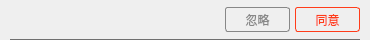
<?xml version="1.0" encoding="UTF-8"?>
<ui version="4.0">
 <class>UpDownWidget</class>
 <widget class="QWidget" name="UpDownWidget">
  <property name="geometry">
   <rect>
    <x>0</x>
    <y>0</y>
    <width>370</width>
    <height>40</height>
   </rect>
  </property>
  <property name="windowTitle">
   <string>Form</string>
  </property>
  <layout class="QGridLayout" name="gridLayout">
   <property name="leftMargin">
    <number>10</number>
   </property>
   <property name="topMargin">
    <number>0</number>
   </property>
   <property name="rightMargin">
    <number>10</number>
   </property>
   <property name="bottomMargin">
    <number>0</number>
   </property>
   <property name="spacing">
    <number>0</number>
   </property>
   <item row="0" column="0">
    <widget class="QWidget" name="WidgetMain" native="true">
     <property name="styleSheet">
      <string notr="true">QWidget#WidgetMain
{
background: transparent;
border-left:0px;
border-top:0px;
border-right:0px;
border-bottom:1px solid rgb(111,111,111);
}
</string>
     </property>
     <layout class="QHBoxLayout" name="horizontalLayout">
      <property name="spacing">
       <number>5</number>
      </property>
      <property name="leftMargin">
       <number>0</number>
      </property>
      <property name="topMargin">
       <number>0</number>
      </property>
      <property name="rightMargin">
       <number>0</number>
      </property>
      <property name="bottomMargin">
       <number>0</number>
      </property>
      <item>
       <widget class="QLabel" name="LabelName">
        <property name="styleSheet">
         <string notr="true">font: 12px &quot;微软雅黑&quot;;
color: rgb(80, 181, 72);</string>
        </property>
        <property name="text">
         <string/>
        </property>
       </widget>
      </item>
      <item>
       <widget class="QLabel" name="LabelAction">
        <property name="styleSheet">
         <string notr="true">font: 12px &quot;微软雅黑&quot;;
color: rgb(61, 61, 61);</string>
        </property>
        <property name="text">
         <string/>
        </property>
       </widget>
      </item>
      <item>
       <spacer name="horizontalSpacer">
        <property name="orientation">
         <enum>Qt::Horizontal</enum>
        </property>
        <property name="sizeHint" stdset="0">
         <size>
          <width>40</width>
          <height>20</height>
         </size>
        </property>
       </spacer>
      </item>
      <item>
       <widget class="QPushButton" name="PButtonIgnore">
        <property name="minimumSize">
         <size>
          <width>65</width>
          <height>25</height>
         </size>
        </property>
        <property name="maximumSize">
         <size>
          <width>65</width>
          <height>25</height>
         </size>
        </property>
        <property name="styleSheet">
         <string notr="true">background-color: transparent;
font: 12px &quot;宋体&quot;;
border:1px solid rgb(135,135,135);
border-radius:3px;
color: rgb(135, 135, 135);</string>
        </property>
        <property name="text">
         <string>忽略</string>
        </property>
       </widget>
      </item>
      <item>
       <widget class="QPushButton" name="PButtonAgree">
        <property name="minimumSize">
         <size>
          <width>65</width>
          <height>25</height>
         </size>
        </property>
        <property name="maximumSize">
         <size>
          <width>65</width>
          <height>25</height>
         </size>
        </property>
        <property name="styleSheet">
         <string notr="true">background-color:transparent;
font: 12px &quot;宋体&quot;;
border:1px solid rgb(255,60,26);
border-radius:3px;
color: rgb(255,60,26);</string>
        </property>
        <property name="text">
         <string>同意</string>
        </property>
       </widget>
      </item>
     </layout>
    </widget>
   </item>
  </layout>
 </widget>
 <resources/>
 <connections/>
</ui>
